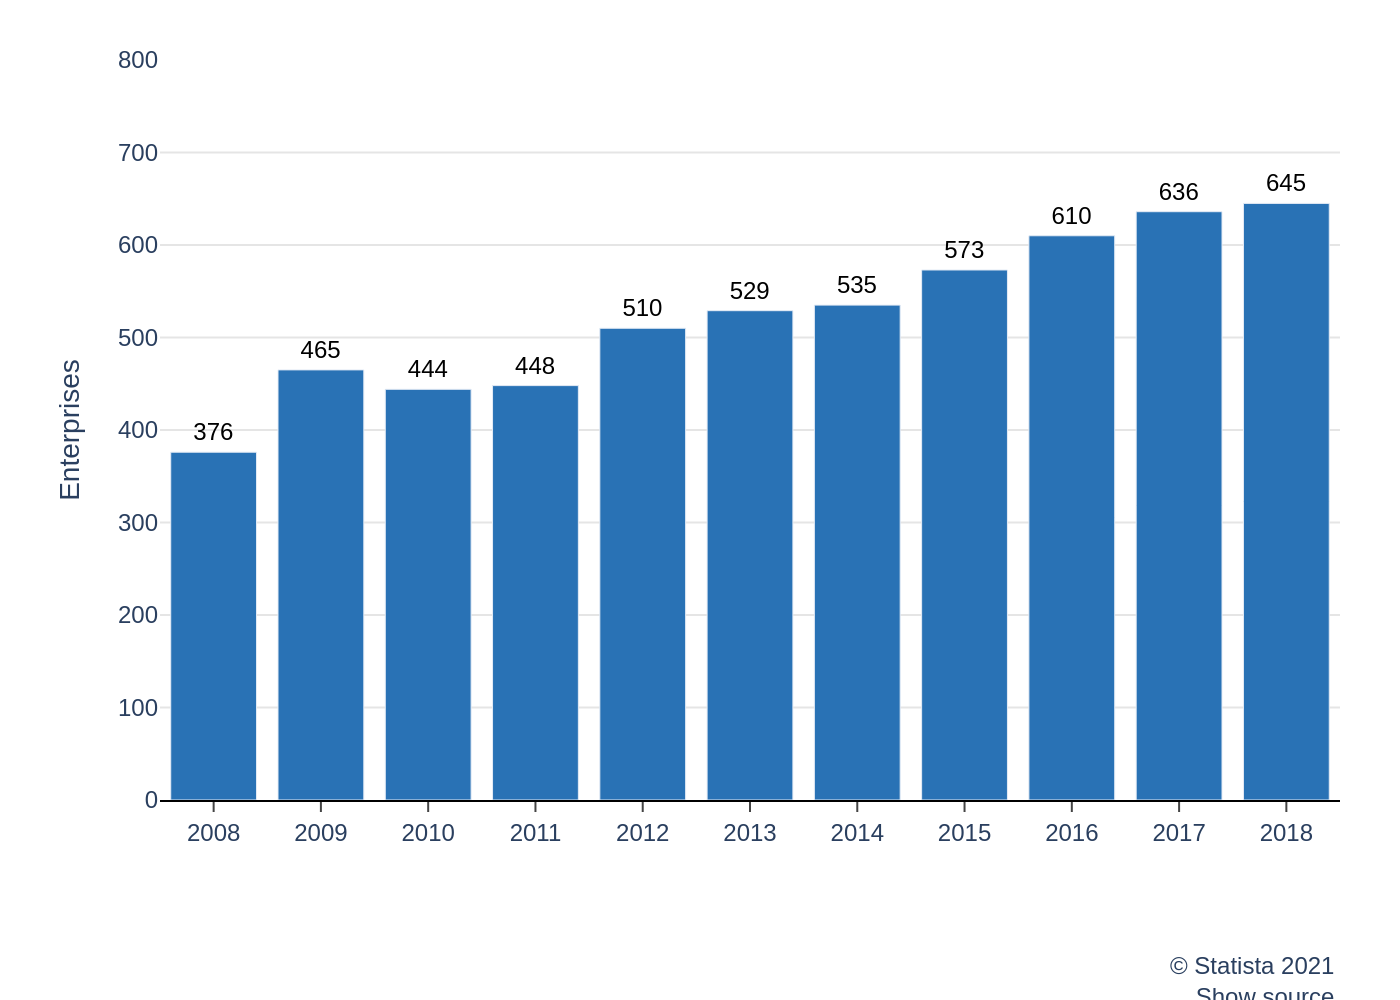

This figure's Python source:
import sys
import json
import pathlib
import plotly.graph_objects as go

# Check for command-line argument
if len(sys.argv) != 2:
    print("Usage: python generate_chart.py <json_file_path>")
    sys.exit(1)

json_path = sys.argv[1]

# Read data from JSON file
try:
    with open(json_path, 'r', encoding='utf-8') as f:
        chart_info = json.load(f)
except FileNotFoundError:
    print(f"Error: JSON file not found at {json_path}")
    sys.exit(1)
except json.JSONDecodeError:
    print(f"Error: Could not decode JSON from {json_path}")
    sys.exit(1)

# Extract data and texts
chart_data = chart_info.get('chart_data', [])
texts = chart_info.get('texts', {})
colors = chart_info.get('colors', [])

categories = [item['category'] for item in chart_data]
values = [item['value'] for item in chart_data]

# Create the figure
fig = go.Figure()

# Add bar trace
fig.add_trace(go.Bar(
    x=categories,
    y=values,
    text=values,
    textposition='outside',
    marker_color=colors[0] if colors else None,
    cliponaxis=False,
    textfont=dict(
        family="Arial",
        size=12,
        color='black'
    )
))

# Combine source and note for the annotation
source_text = []
if texts.get('source'):
    source_text.append(texts['source'])
if texts.get('note'):
    source_text.append(texts['note'])
source_html = "<br>".join(source_text)

# Update layout
fig.update_layout(
    font_family="Arial",
    plot_bgcolor='white',
    showlegend=False,
    xaxis=dict(
        title_text=texts.get('x_axis_title'),
        showgrid=False,
        linecolor='black',
        ticks='outside'
    ),
    yaxis=dict(
        title_text=texts.get('y_axis_title'),
        range=[0, 800],
        dtick=100,
        gridcolor='#E5E5E5'
    ),
    margin=dict(t=30, r=30, b=100, l=80),
    annotations=[
        dict(
            showarrow=False,
            text=source_html,
            xref="paper",
            yref="paper",
            x=1,
            y=-0.2,
            xanchor='right',
            yanchor='top',
            align='right',
            font=dict(size=12)
        )
    ]
)

# Determine output filename and save the image
output_filename = pathlib.Path(json_path).stem + ".png"
fig.write_image(output_filename, scale=2)

print(f"Chart saved as {output_filename}")
